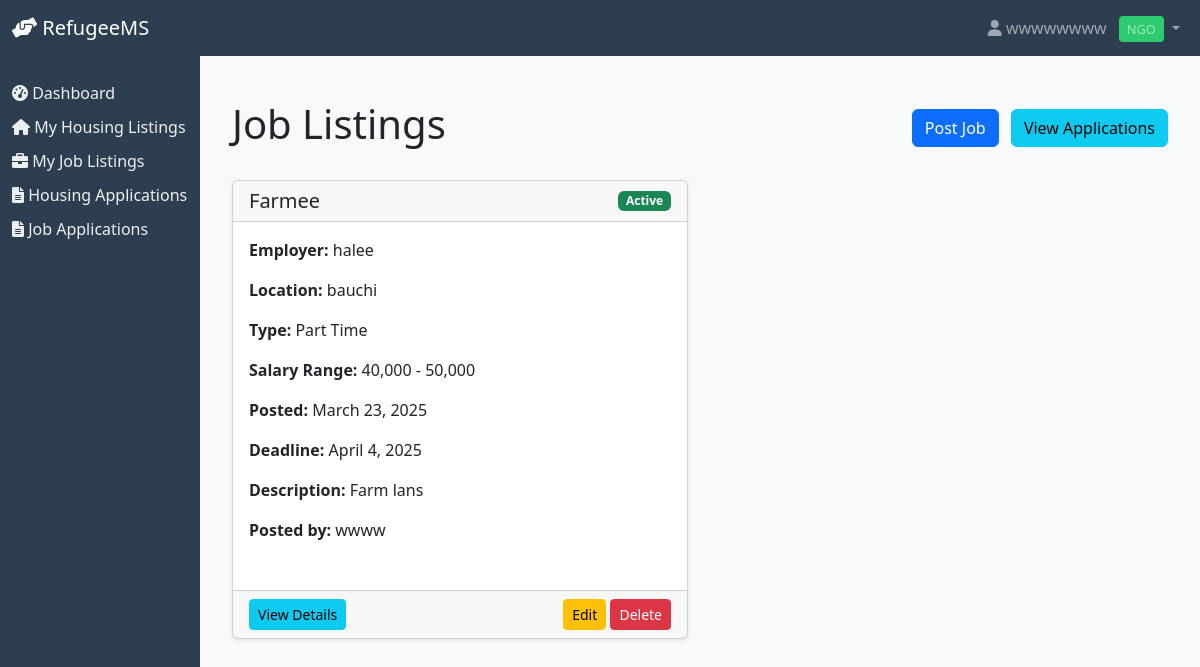
/jobs/ (signed in), run on the app's committed database.
### refugees/models.py (models this page shows, shortened)
class CustomUser(AbstractUser):
    USER_TYPE_CHOICES = [
        ('refugee', 'Refugee'),
        ('admin', 'Admin'),
        ('ngo', 'NGO'),
    ]
    user_type = models.CharField(max_length=10, choices=USER_TYPE_CHOICES)
    phone_number = models.CharField(max_length=20, blank=True)
    organization = models.CharField(max_length=100, blank=True, help_text="Organization name for NGO users")

class Job(models.Model):
    JOB_TYPE_CHOICES = [
        ('full_time', 'Full Time'),
        ('part_time', 'Part Time'),
        ('contract', 'Contract'),
        ('temporary', 'Temporary'),
    ]
    title = models.CharField(max_length=100)
    description = models.TextField()
    location = models.CharField(max_length=100)
    employer = models.CharField(max_length=100)
    job_type = models.CharField(max_length=20, choices=JOB_TYPE_CHOICES)
    salary_range = models.CharField(max_length=100, blank=True)
    requirements = models.TextField()
    benefits = models.TextField(blank=True)
    posted_at = models.DateTimeField(auto_now_add=True)
    deadline = models.DateTimeField()
    is_active = models.BooleanField(default=True)
    ngo = models.ForeignKey('NGO', on_delete=models.CASCADE, related_name='job_listings', null=True)

class NGO(models.Model):
    user = models.OneToOneField(CustomUser, on_delete=models.CASCADE, related_name='ngo')
    organization_name = models.CharField(max_length=200)
    registration_number = models.CharField(max_length=50, unique=True)
    description = models.TextField()
    website = models.URLField(blank=True)
    contact_email = models.EmailField()
    contact_phone = models.CharField(max_length=20)
    address = models.TextField()
    areas_of_focus = models.TextField(help_text="List the main areas your NGO focuses on")
    established_date = models.DateField()
    is_verified = models.BooleanField(default=False)
    created_at = models.DateTimeField(auto_now_add=True)
    last_updated = models.DateTimeField(auto_now=True)

### refugees/views.py (the view)
# urls.py: path('jobs/', views.JobListView.as_view(), name='job_list'),
class JobListView(LoginRequiredMixin, ListView):
    model = Job
    template_name = 'refugees/job_list.html'
    context_object_name = 'jobs'
    def get_queryset(self):
        if self.request.user.user_type == 'refugee':
            return Job.objects.filter(is_active=True, deadline__gt=timezone.now())
        elif self.request.user.user_type == 'ngo':
            return Job.objects.filter(ngo=self.request.user.ngo)
        elif self.request.user.user_type == 'admin':
            return Job.objects.all()
        return Job.objects.none()
    def get_context_data(self, **kwargs):
        context = super().get_context_data(**kwargs)
        context['user_type'] = self.request.user.user_type
        return context

### refugees/templates/refugees/job_list.html (shortened to what this page needs)
{% extends 'refugees/base.html' %}
{% block content %}
<div class="container mt-4">
    <div class="d-flex justify-content-between align-items-center mb-4">
        <h1>Job Listings</h1>
        <div>
            {% if user_type in 'admin,ngo' %}
            <a href="{% url 'job_create' %}" class="btn btn-primary me-2">Post Job</a>
            {% endif %}
            {% if user_type in 'admin,ngo' %}
            <a href="{% url 'job_application_list' %}" class="btn btn-info">View Applications</a>
            {% endif %}
        </div>
    </div>
    {% if jobs %}
    <div class="row">
        {% for job in jobs %}
        <div class="col-md-6 mb-4">
            <div class="card h-100">
                <div class="card-header d-flex justify-content-between align-items-center">
                    <h5 class="mb-0">{{ job.title }}</h5>
                    <span class="badge {% if job.is_active %}bg-success{% else %}bg-danger{% endif %}">
                        {% if job.is_active %}Active{% else %}Closed{% endif %}
                    </span>
                </div>
                <div class="card-body">
                    <p><strong>Employer:</strong> {{ job.employer }}</p>
                    <p><strong>Location:</strong> {{ job.location }}</p>
                    <p><strong>Type:</strong> {{ job.get_job_type_display }}</p>
                    {% if job.salary_range %}
                    <p><strong>Salary Range:</strong> {{ job.salary_range }}</p>
                    {% endif %}
                    <p><strong>Posted:</strong> {{ job.posted_at|date:"F j, Y" }}</p>
                    <p><strong>Deadline:</strong> {{ job.deadline|date:"F j, Y" }}</p>
                    <p class="text-truncate"><strong>Description:</strong> {{ job.description|truncatewords:20 }}</p>
                    {% if user_type in 'admin,ngo' %}
                    <p><strong>Posted by:</strong> {{ job.ngo.organization_name }}</p>
                    {% endif %}
                </div>
                <div class="card-footer">
                    <div class="d-flex justify-content-between align-items-center">
                        <a href="{% url 'job_detail' job.pk %}" class="btn btn-info btn-sm">View Details</a>
                        <div>
                            {% if user_type in 'admin,ngo' %}
                            <a href="{% url 'job_update' job.pk %}" class="btn btn-warning btn-sm">Edit</a>
                            <a href="{% url 'job_delete' job.pk %}" class="btn btn-danger btn-sm">Delete</a>
                            {% endif %}
                        </div>
                    </div>
                </div>
            </div>
        </div>
        {% endfor %}
    </div>
    {% endif %}
</div>
{% endblock %}

### refugees/templates/refugees/base.html (shortened to what this page needs)
<!DOCTYPE html>
<html lang="en">
<head>
    <link href="https://cdn.jsdelivr.net/npm/bootstrap@5.3.0/dist/css/bootstrap.min.css" rel="stylesheet">
    <link href="https://cdnjs.cloudflare.com/ajax/libs/font-awesome/6.0.0/css/all.min.css" rel="stylesheet">
</head>
<body>
    <nav class="navbar navbar-expand-lg navbar-dark bg-dark">
        <div class="container-fluid">
            <a class="navbar-brand" href="{% url 'dashboard' %}">
                <i class="fas fa-hands-helping"></i> RefugeeMS
            </a>
            <div class="collapse navbar-collapse" id="navbarNav">
                <ul class="navbar-nav ms-auto">
                    {% if user.is_authenticated %}
                    <li class="nav-item dropdown">
                        <a class="nav-link dropdown-toggle" href="#" id="userDropdown" role="button" data-bs-toggle="dropdown">
                            <i class="fas fa-user"></i> {{ user.username }}
                            {% if user.user_type == 'refugee' %}
                                <span class="user-type-badge refugee-badge">Refugee</span>
                            {% elif user.user_type == 'ngo' %}
                                <span class="user-type-badge ngo-badge">NGO</span>
                            {% else %}
                                <span class="user-type-badge admin-badge">Admin</span>
                            {% endif %}
                        </a>
                    </li>
                    {% endif %}
                </ul>
            </div>
        </div>
    </nav>
    <div class="container-fluid">
        <div class="row">
            {% if user.is_authenticated %}
            <div class="col-md-2 sidebar">
                <div class="d-flex flex-column">
                    <a href="{% url 'dashboard' %}" class="nav-link {% if request.resolver_match.url_name == 'dashboard' %}active{% endif %}">
                        <i class="fas fa-tachometer-alt"></i> Dashboard
                    </a>
                    {% if user.user_type == 'refugee' %}
                        <a href="{% url 'housing_list' %}" class="nav-link {% if 'housing' in request.path %}active{% endif %}">
                            <i class="fas fa-home"></i> Available Housing
                        </a>
                        <a href="{% url 'job_list' %}" class="nav-link {% if 'job' in request.path %}active{% endif %}">
                            <i class="fas fa-briefcase"></i> Available Jobs
                        </a>
                        <a href="{% url 'housing_application_list' %}" class="nav-link {% if 'housing_application' in request.path %}active{% endif %}">
                            <i class="fas fa-file-alt"></i> My Housing Applications
                        </a>
                        <a href="{% url 'job_application_list' %}" class="nav-link {% if 'job_application' in request.path %}active{% endif %}">
                            <i class="fas fa-file-alt"></i> My Job Applications
                        </a>
                    {% elif user.user_type == 'ngo' %}
                        <a href="{% url 'housing_list' %}" class="nav-link {% if 'housing' in request.path %}active{% endif %}">
                            <i class="fas fa-home"></i> My Housing Listings
                        </a>
                        <a href="{% url 'job_list' %}" class="nav-link {% if 'job' in request.path %}active{% endif %}">
                            <i class="fas fa-briefcase"></i> My Job Listings
                        </a>
                        <a href="{% url 'housing_application_list' %}" class="nav-link {% if 'housing_application' in request.path %}active{% endif %}">
                            <i class="fas fa-file-alt"></i> Housing Applications
                        </a>
                        <a href="{% url 'job_application_list' %}" class="nav-link {% if 'job_application' in request.path %}active{% endif %}">
                            <i class="fas fa-file-alt"></i> Job Applications
                        </a>
                    {% endif %}
                </div>
            </div>
            <div class="col-md-10 main-content">
            {% else %}
            <div class="col-12 main-content">
            {% endif %}
                {% block content %}
                {% endblock %}
            </div>
        </div>
    </div>
</body>
</html>

### refugees/templates/refugees/base.html (style rules this page uses)
.sidebar { min-height: 100vh; background-color: #2c3e50; padding-top: 20px; }
.sidebar .nav-link { color: #ecf0f1; margin: 5px 0; }
.main-content { padding: 20px; background-color: #f8f9fa; }
.navbar { background-color: #2c3e50 !important; }
.card { box-shadow: 0 0.125rem 0.25rem rgba(0, 0, 0, 0.075); margin-bottom: 1rem; }
.user-type-badge { font-size: 0.8rem; padding: 0.25rem 0.5rem; border-radius: 0.25rem; margin-left: 0.5rem; }
.ngo-badge { background-color: #2ecc71; }

### data on the page
CustomUser: username "wwwwwwww"
Job: title "Farmee", is_active "Active", employer "halee", location "bauchi", job_type "Part Time", salary_range "40,000 - 50,000", posted_at "March 23, 2025", deadline "April 4, 2025", description "Farm lans", ngo.organization_name "wwww"
